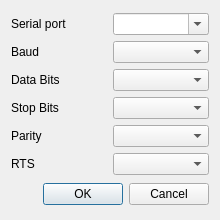
<?xml version="1.0" encoding="UTF-8"?>
<ui version="4.0">
 <class>SettingsModbusRTU</class>
 <widget class="QDialog" name="SettingsModbusRTU">
  <property name="geometry">
   <rect>
    <x>0</x>
    <y>0</y>
    <width>220</width>
    <height>220</height>
   </rect>
  </property>
  <property name="minimumSize">
   <size>
    <width>220</width>
    <height>220</height>
   </size>
  </property>
  <property name="maximumSize">
   <size>
    <width>300</width>
    <height>300</height>
   </size>
  </property>
  <property name="windowTitle">
   <string>Modbus RTU Settings</string>
  </property>
  <property name="windowIcon">
   <iconset>
    <normaloff>:/img/options-16.png</normaloff>:/img/options-16.png</iconset>
  </property>
  <property name="modal">
   <bool>true</bool>
  </property>
  <layout class="QVBoxLayout" name="verticalLayout">
   <item>
    <layout class="QGridLayout" name="gridLayout">
     <item row="0" column="0">
      <widget class="QLabel" name="lblPort">
       <property name="minimumSize">
        <size>
         <width>0</width>
         <height>0</height>
        </size>
       </property>
       <property name="text">
        <string>Serial port</string>
       </property>
       <property name="alignment">
        <set>Qt::AlignLeading|Qt::AlignLeft|Qt::AlignVCenter</set>
       </property>
       <property name="buddy">
        <cstring>cmbPort</cstring>
       </property>
      </widget>
     </item>
     <item row="0" column="1">
      <widget class="QComboBox" name="cmbPort">
       <property name="editable">
        <bool>true</bool>
       </property>
      </widget>
     </item>
     <item row="1" column="1">
      <widget class="QComboBox" name="cmbBaud">
       <property name="currentIndex">
        <number>-1</number>
       </property>
       <item>
        <property name="text">
         <string>110</string>
        </property>
       </item>
       <item>
        <property name="text">
         <string>300</string>
        </property>
       </item>
       <item>
        <property name="text">
         <string>600</string>
        </property>
       </item>
       <item>
        <property name="text">
         <string>1200</string>
        </property>
       </item>
       <item>
        <property name="text">
         <string>2400</string>
        </property>
       </item>
       <item>
        <property name="text">
         <string>4800</string>
        </property>
       </item>
       <item>
        <property name="text">
         <string>9600</string>
        </property>
       </item>
       <item>
        <property name="text">
         <string>19200</string>
        </property>
       </item>
       <item>
        <property name="text">
         <string>28800</string>
        </property>
       </item>
       <item>
        <property name="text">
         <string>38400</string>
        </property>
       </item>
       <item>
        <property name="text">
         <string>57600</string>
        </property>
       </item>
       <item>
        <property name="text">
         <string>115200</string>
        </property>
       </item>
      </widget>
     </item>
     <item row="1" column="0">
      <widget class="QLabel" name="lblBaud">
       <property name="text">
        <string>Baud</string>
       </property>
       <property name="alignment">
        <set>Qt::AlignLeading|Qt::AlignLeft|Qt::AlignVCenter</set>
       </property>
       <property name="buddy">
        <cstring>cmbBaud</cstring>
       </property>
      </widget>
     </item>
     <item row="2" column="0">
      <widget class="QLabel" name="lblDataBits">
       <property name="text">
        <string>Data Bits</string>
       </property>
       <property name="alignment">
        <set>Qt::AlignLeading|Qt::AlignLeft|Qt::AlignVCenter</set>
       </property>
       <property name="buddy">
        <cstring>cmbDataBits</cstring>
       </property>
      </widget>
     </item>
     <item row="2" column="1">
      <widget class="QComboBox" name="cmbDataBits">
       <property name="currentIndex">
        <number>-1</number>
       </property>
       <item>
        <property name="text">
         <string>7</string>
        </property>
       </item>
       <item>
        <property name="text">
         <string>8</string>
        </property>
       </item>
      </widget>
     </item>
     <item row="3" column="0">
      <widget class="QLabel" name="lblStopBits">
       <property name="text">
        <string>Stop Bits</string>
       </property>
       <property name="alignment">
        <set>Qt::AlignLeading|Qt::AlignLeft|Qt::AlignVCenter</set>
       </property>
       <property name="buddy">
        <cstring>cmbStopBits</cstring>
       </property>
      </widget>
     </item>
     <item row="3" column="1">
      <widget class="QComboBox" name="cmbStopBits">
       <property name="currentIndex">
        <number>-1</number>
       </property>
       <item>
        <property name="text">
         <string>1</string>
        </property>
       </item>
       <item>
        <property name="text">
         <string>1.5</string>
        </property>
       </item>
       <item>
        <property name="text">
         <string>2</string>
        </property>
       </item>
      </widget>
     </item>
     <item row="4" column="0">
      <widget class="QLabel" name="lblParity">
       <property name="text">
        <string>Parity</string>
       </property>
       <property name="alignment">
        <set>Qt::AlignLeading|Qt::AlignLeft|Qt::AlignVCenter</set>
       </property>
       <property name="buddy">
        <cstring>cmbParity</cstring>
       </property>
      </widget>
     </item>
     <item row="4" column="1">
      <widget class="QComboBox" name="cmbParity">
       <property name="currentIndex">
        <number>-1</number>
       </property>
       <item>
        <property name="text">
         <string>None</string>
        </property>
       </item>
       <item>
        <property name="text">
         <string>Odd</string>
        </property>
       </item>
       <item>
        <property name="text">
         <string>Even</string>
        </property>
       </item>
      </widget>
     </item>
     <item row="5" column="0">
      <widget class="QLabel" name="lblRTS">
       <property name="text">
        <string>RTS</string>
       </property>
       <property name="alignment">
        <set>Qt::AlignLeading|Qt::AlignLeft|Qt::AlignVCenter</set>
       </property>
      </widget>
     </item>
     <item row="5" column="1">
      <widget class="QComboBox" name="cmbRTS"/>
     </item>
    </layout>
   </item>
   <item>
    <widget class="QDialogButtonBox" name="buttonBox">
     <property name="orientation">
      <enum>Qt::Horizontal</enum>
     </property>
     <property name="standardButtons">
      <set>QDialogButtonBox::Cancel|QDialogButtonBox::Ok</set>
     </property>
    </widget>
   </item>
  </layout>
 </widget>
 <resources/>
 <connections>
  <connection>
   <sender>buttonBox</sender>
   <signal>accepted()</signal>
   <receiver>SettingsModbusRTU</receiver>
   <slot>accept()</slot>
   <hints>
    <hint type="sourcelabel">
     <x>248</x>
     <y>254</y>
    </hint>
    <hint type="destinationlabel">
     <x>157</x>
     <y>274</y>
    </hint>
   </hints>
  </connection>
  <connection>
   <sender>buttonBox</sender>
   <signal>rejected()</signal>
   <receiver>SettingsModbusRTU</receiver>
   <slot>reject()</slot>
   <hints>
    <hint type="sourcelabel">
     <x>316</x>
     <y>260</y>
    </hint>
    <hint type="destinationlabel">
     <x>286</x>
     <y>274</y>
    </hint>
   </hints>
  </connection>
 </connections>
</ui>
